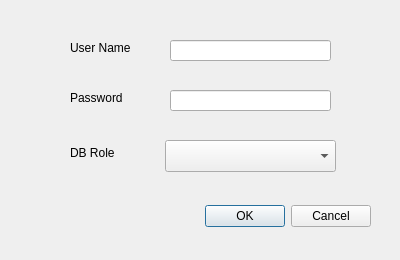
<?xml version="1.0" encoding="UTF-8"?>
<ui version="4.0">
 <class>CreateUserDialog</class>
 <widget class="QDialog" name="CreateUserDialog">
  <property name="geometry">
   <rect>
    <x>0</x>
    <y>0</y>
    <width>400</width>
    <height>260</height>
   </rect>
  </property>
  <property name="windowTitle">
   <string>Create User</string>
  </property>
  <widget class="QDialogButtonBox" name="buttonBox">
   <property name="geometry">
    <rect>
     <x>30</x>
     <y>200</y>
     <width>341</width>
     <height>32</height>
    </rect>
   </property>
   <property name="orientation">
    <enum>Qt::Horizontal</enum>
   </property>
   <property name="standardButtons">
    <set>QDialogButtonBox::Cancel|QDialogButtonBox::Ok</set>
   </property>
  </widget>
  <widget class="QLabel" name="label">
   <property name="geometry">
    <rect>
     <x>70</x>
     <y>40</y>
     <width>71</width>
     <height>16</height>
    </rect>
   </property>
   <property name="text">
    <string>User Name</string>
   </property>
  </widget>
  <widget class="QLineEdit" name="lineEditUserName">
   <property name="geometry">
    <rect>
     <x>170</x>
     <y>40</y>
     <width>161</width>
     <height>21</height>
    </rect>
   </property>
  </widget>
  <widget class="QLabel" name="label_2">
   <property name="geometry">
    <rect>
     <x>70</x>
     <y>145</y>
     <width>51</width>
     <height>16</height>
    </rect>
   </property>
   <property name="text">
    <string>DB Role</string>
   </property>
  </widget>
  <widget class="QComboBox" name="comboBoxDBRole">
   <property name="geometry">
    <rect>
     <x>165</x>
     <y>140</y>
     <width>171</width>
     <height>32</height>
    </rect>
   </property>
  </widget>
  <widget class="QLabel" name="label_3">
   <property name="geometry">
    <rect>
     <x>70</x>
     <y>90</y>
     <width>61</width>
     <height>16</height>
    </rect>
   </property>
   <property name="text">
    <string>Password</string>
   </property>
  </widget>
  <widget class="QLineEdit" name="lineEditPassword">
   <property name="geometry">
    <rect>
     <x>170</x>
     <y>90</y>
     <width>161</width>
     <height>21</height>
    </rect>
   </property>
  </widget>
 </widget>
 <resources/>
 <connections>
  <connection>
   <sender>buttonBox</sender>
   <signal>accepted()</signal>
   <receiver>CreateUserDialog</receiver>
   <slot>accept()</slot>
   <hints>
    <hint type="sourcelabel">
     <x>248</x>
     <y>254</y>
    </hint>
    <hint type="destinationlabel">
     <x>157</x>
     <y>274</y>
    </hint>
   </hints>
  </connection>
  <connection>
   <sender>buttonBox</sender>
   <signal>rejected()</signal>
   <receiver>CreateUserDialog</receiver>
   <slot>reject()</slot>
   <hints>
    <hint type="sourcelabel">
     <x>316</x>
     <y>260</y>
    </hint>
    <hint type="destinationlabel">
     <x>286</x>
     <y>274</y>
    </hint>
   </hints>
  </connection>
 </connections>
</ui>
